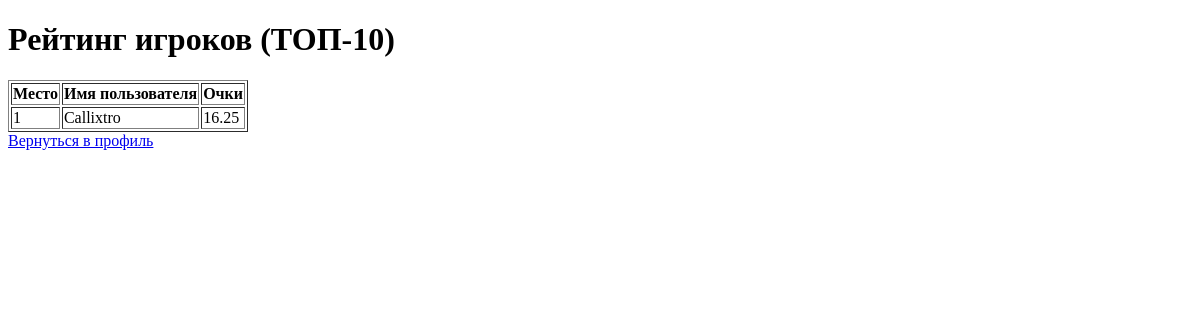
The page /leaderboard on the database as committed earlier.
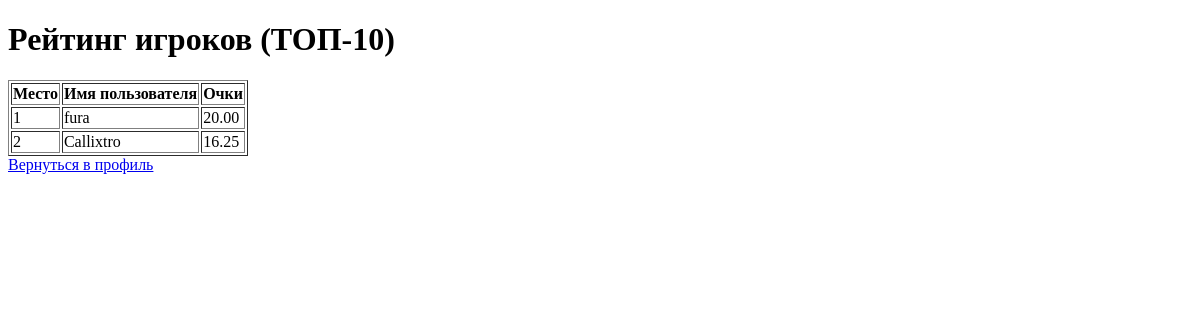
The same page on the database as committed later.
### app.py (models this page shows)
class User(db.Model, UserMixin):
    __tablename__ = 'users'
    id = db.Column(db.Integer, primary_key=True)
    username = db.Column(db.String(150), unique=True, nullable=False)
    password = db.Column(db.String(150), nullable=False)
    total_points = db.Column(db.Float, default=0)

### app.py (the view)
@app.route('/leaderboard')
def leaderboard():
    results = (
        db.session.query(
            User.username,
            func.sum(GameResult.points).label('total_points')
        )
        .join(GameResult, User.id == GameResult.user_id)
        .group_by(User.id)
        .order_by(func.sum(GameResult.points).desc())
        .limit(10)
        .all()
    )
    return render_template('leaderboard.html', results=results)

### templates/leaderboard.html (shortened to what this page needs)
<!DOCTYPE html>
<html>
<head>
</head>
<body>
    <h1>Рейтинг игроков (ТОП-10)</h1>
    <table border="1">
        <tr>
            <th>Место</th>
            <th>Имя пользователя</th>
            <th>Очки</th>
        </tr>
        {% for row in results %}
        <tr>
            <td>{{ loop.index }}</td>
            <td>{{ row[0] }}</td>
            <td>{{ "%.2f"|format(row[1]) }}</td>
        </tr>
        {% endfor %}
    </table>
    <a href="{{ url_for('profile') }}">Вернуться в профиль</a>
</body>
</html>

Rows that differ between the two databases and show on the page:
added User: username "fura", row "20.00"
